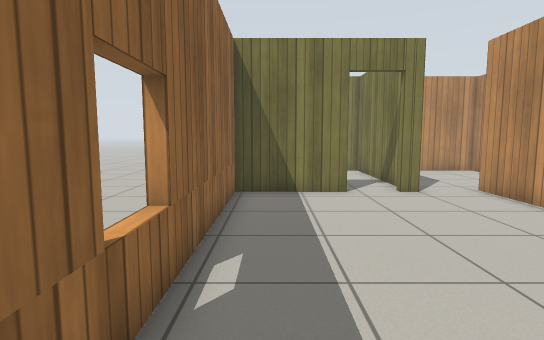
view 1 (above)

16 first-person views from a walk through a robot-simulator world made for Gazebo. The camera is 0.94 m above the floor, tilts 6° down and sees 80° across. The floor is counted in squares, 0.5 m on a side. Each view is taken from the middle of a square. On the plan, view 1 faces up. The plan holds only what a view shows up to about 17 squares ahead; the rest is blank. Gazebo's built-in surfaces are drawn with simple patterns.

view 2
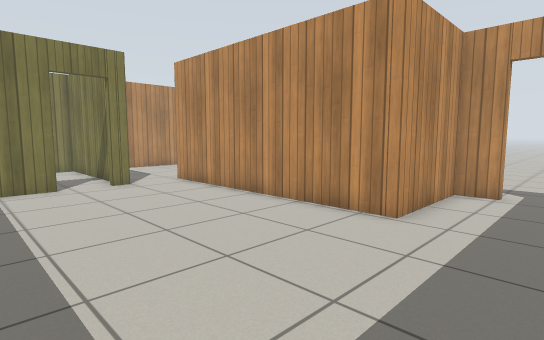

view 3
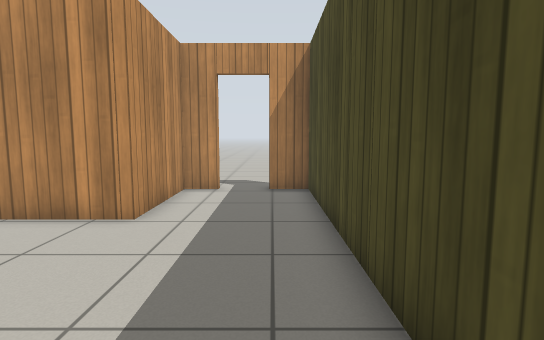

view 4
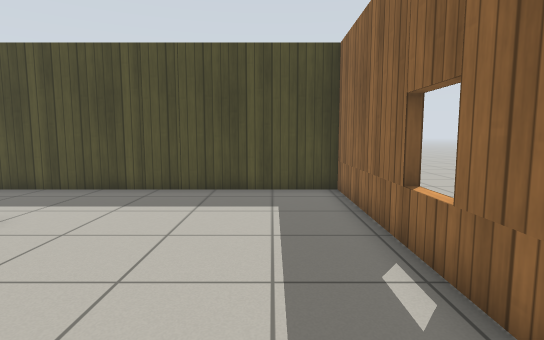

view 5
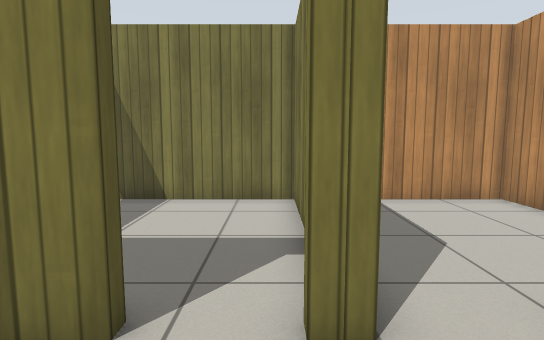

view 6
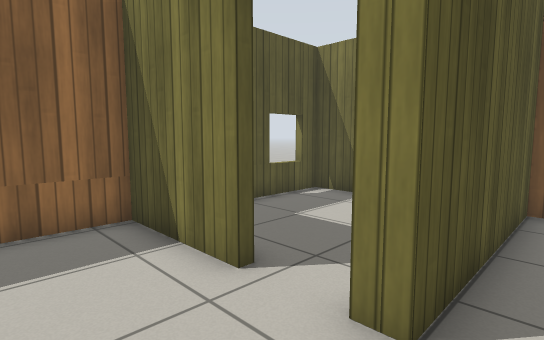

view 7
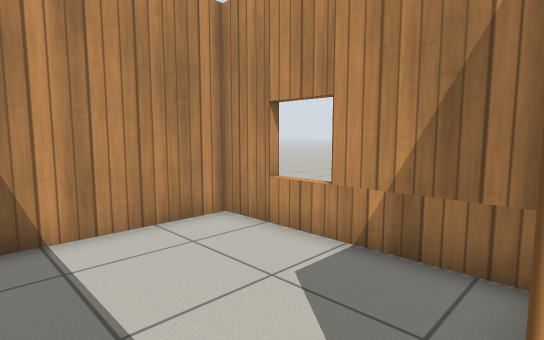

view 8
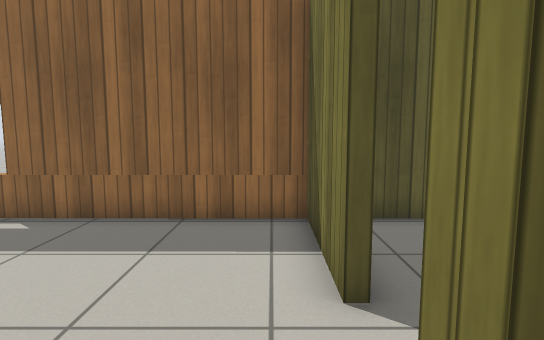

view 9
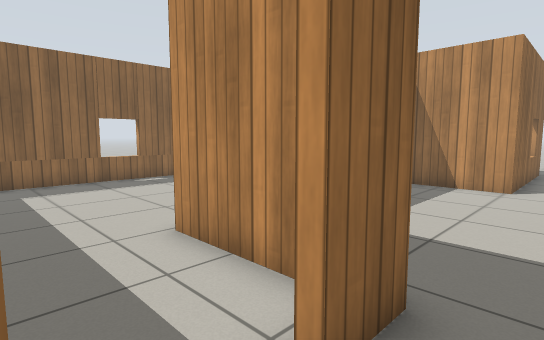

view 10
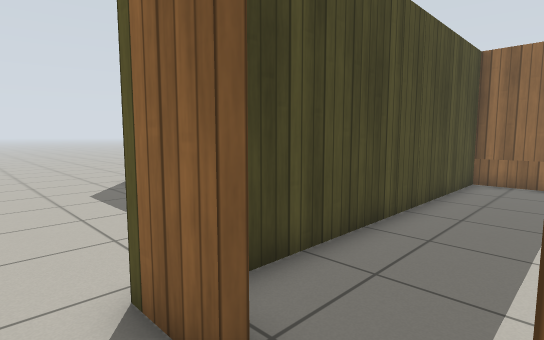

view 11
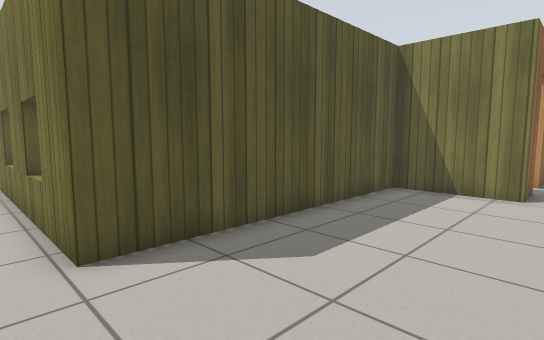

view 12
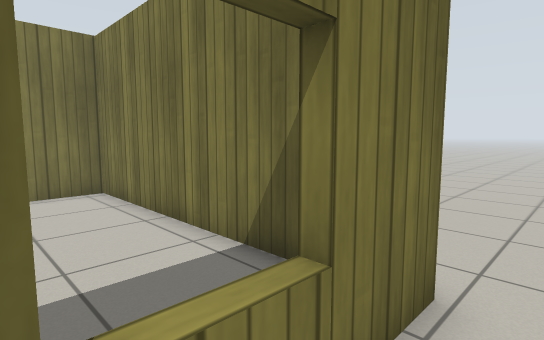

view 13
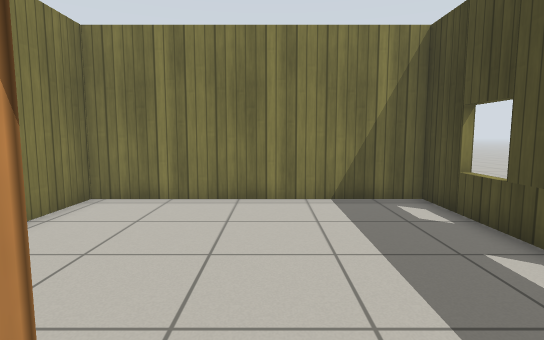

view 14
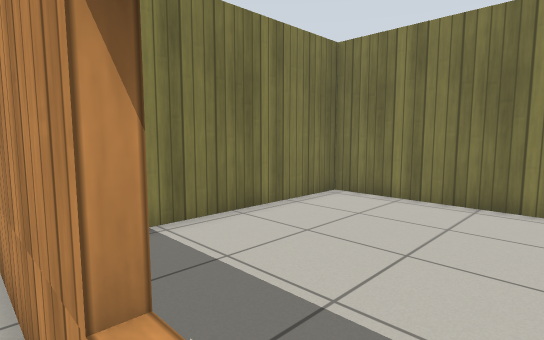

view 15
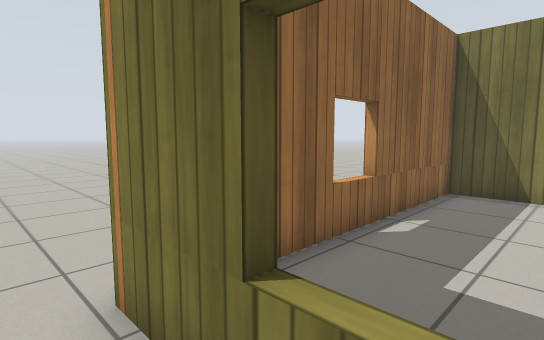

view 16
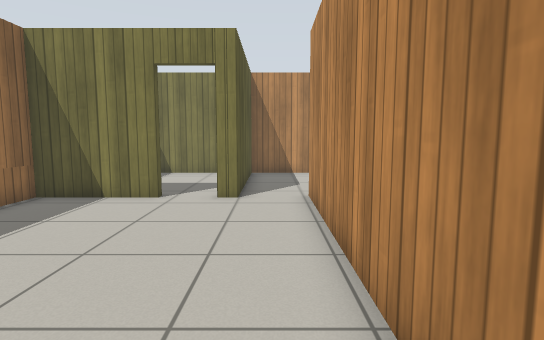

### Floor plan
Points are (right, up) in squares from view 1. A wall is a line through its corners. A room is listed if a view was taken in it or the views show most of it. See-through windows are left out.
Room 1 (views 1, 2, 3, 4, 5, 6, 8, 16)
walls: (5, 10.8) (4.3, 10.8); (2.6, 10.8) (-1.2, 10.8) (-1.3, -3.3) (11.4, -3.3) (11.4, -1.9); (11.4, -0.1) (11.4, 1.1) (7.2, 1.1) (7.2, 11.1)
ways out: opening at (6, 11) to room 2; open door at (11.5, -1) to room 3; open door at (3.5, 11) to room 7
Room 2 (view 7)
walls: (10.9, 11.4) (10.9, 17.5) (5, 17.5) (5, 10.8)
ways out: opening at (6, 11) to room 1
Room 3 (views 9, 10)
walls: (11.7, 1.5) (11.7, -0.1); (11.2, 17.9) (11.2, 10.8) (7.9, 10.8); (11.7, -1.9) (11.7, -3.6)
ways out: open door at (11.5, -1) to room 1; opening at (13, -4) to room 4
Room 4 (views 11, 12, 15)
walls: (11.7, -3.6) (7.8, -3.6) (7.8, -13.8) (-1.8, -13.8)
ways out: opening at (13, -4) to room 3
Room 5 (views 13, 14)
walls: (-1.7, 2.4) (-1.2, 2.4); (-1.6, -8.6) (-1.6, -4.7)
Room 6 (no view inside)
walls: (3.1, -13.5) (7.5, -13.5) (7.5, -3.6) (-1.3, -3.6) (-1.3, -11.6)
Room 7 (no view inside)
walls: (4.7, 11.9) (4.7, 17.5) (-1.2, 17.5) (-1.2, 12.2)
ways out: open door at (3.5, 11) to room 1

Positions as (right, up) in squares from view 1, and headings:
1: (0, 0), facing up
2: (0, -2), facing up-right
3: (0, -2), facing right
4: (1, 8), facing down
5: (4, 8), facing up
6: (6, 8), facing up-left
7: (6, 11), facing up-right
8: (6, 10), facing left
9: (13, -2), facing up-left
10: (13, 0), facing down-left
11: (13, -15), facing up-left
12: (4, -15), facing up-right
13: (-2, -9), facing right
14: (-2, -10), facing up-right
15: (2, -15), facing up-left
16: (6, 1), facing up
